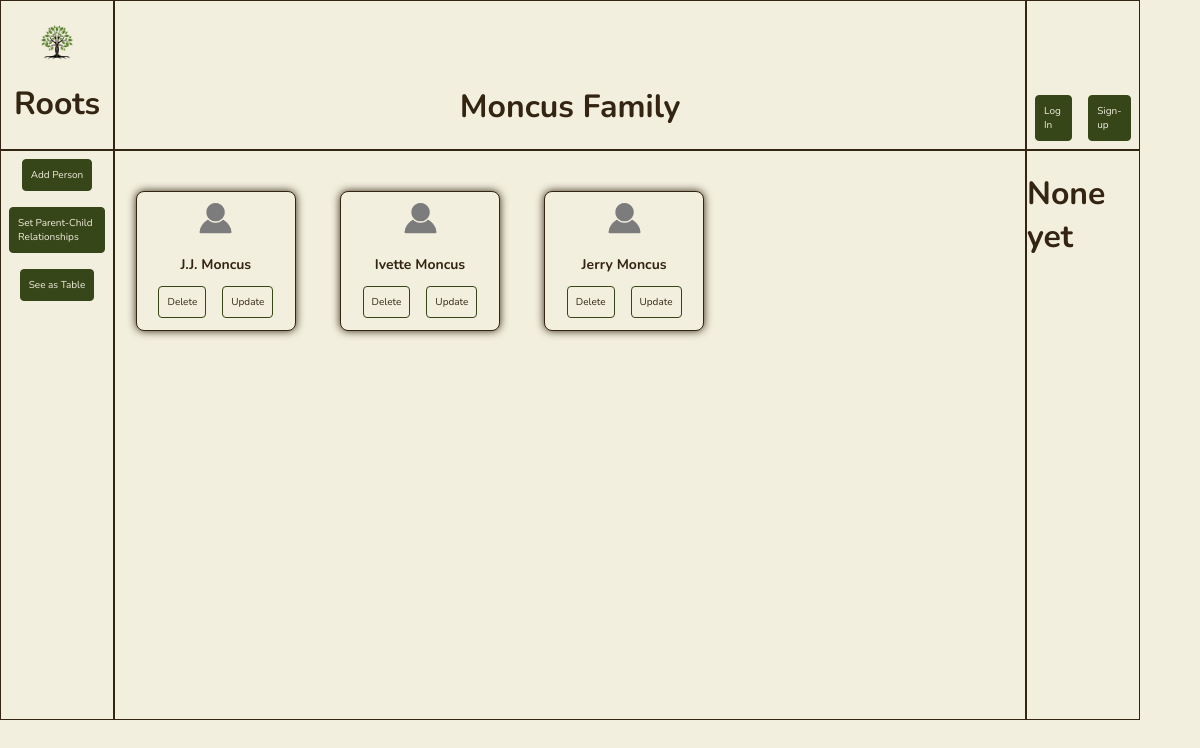
The page / on the database its author committed.
### app.py (models this page shows, shortened)
class Person(db.Model):
    id = db.Column(db.Integer, primary_key=True)
    first_name = db.Column(db.String(200), nullable=False)
    last_name = db.Column(db.String(200), nullable=False)
    middle_name = db.Column(db.String(200), nullable=False, default='')
    nick_name = db.Column(db.String(200), nullable=False, default='')
    date_created = db.Column(db.DateTime, default=datetime.utcnow)
    parents = db.relationship('Person',
                              secondary = person_parent_association,
                              primaryjoin = id == person_parent_association.c.person_id,
                              secondaryjoin = id == person_parent_association.c.parent_id,
                              backref = db.backref('children', lazy='dynamic'))

### app.py (the view)
@app.route('/', methods=['POST', 'GET'])
def index():
    if request.method == 'POST':
        first_name = request.form['first_name']
        last_name = request.form['last_name']
        middle_name = request.form['middle_name']
        nick_name = request.form['nick_name']
        new_person = Person(first_name = first_name,
                            last_name = last_name,
                            middle_name = middle_name,
                            nick_name = nick_name)
        try:
            db.session.add(new_person)
            db.session.commit()
            return redirect(request.referrer)
        except:
            return 'There was an issue adding your person'
    else:
        people = Person.query.order_by(Person.date_created).all()
        return render_template('index.html', people=people)

### templates/index.html (shortened to what this page needs)
{% extends 'base.html' %}
{% block body %}
<div class='content default-grid' id="content-index">
    <div class="grid-item grid-item-1">
        <div class="logo" id="logo-index">
            <div class="content-container-column">
                    <img src="{{ url_for('static', filename='logos/green-tree-logo.png') }}" alt="Green Tree Logo">
                    <h1>Roots</h1>
            </div>
        </div>
    </div>
    <div class="grid-item grid-item-2">
        <div class="current-family-name" id="current-family-name-index">
            <div class="content-container-row">
                <h1>Moncus Family</h1>
            </div>
        </div>
    </div>
    <div class="grid-item grid-item-3">
        <div class="account-tasks-panel">
            <div class="content-container-row">
                <a class="btn" id='log-in' href="">Log In</a>
                <a class="btn" id='sign-up' href="">Sign-up</a>
            </div>
        </div>
    </div>
    <div class="grid-item grid-item-4">
        <div class="app-tasks-panel">
            <div class="content-container-column">
                <a class="btn" id='addPersonBtn'>Add Person</a>
                <a class="btn" id='addPersonBtn' href="/parent_child">Set Parent-Child Relationships</a>
                <a class="btn" id='table' href="/table">See as Table</a>
            </div>
        </div>
    </div>
    <div class="grid-item grid-item-5">
        <div class="tree-panel">
            <div class="content-tree">
                {% if people|length < 1 %}
                <h4 style="text-align: center">There are no people. Create one!</h4>
                {% else %}
                    {% for person in people %}
                    <div class="card-container">
                        <div class="card">
                            <a class="card-link" href="/card_focus/{{person.id}}">
                                <div class="card-content">
                                    <img src="{{ url_for('static', filename='logos/empty-prof-pic.png') }}" alt="Profile Picture">
                                    {% if person.nick_name == "" %}
                                    <h3>{{person.first_name}} {{person.last_name}}</h3>
                                    {% else %}
                                    <h3>{{person.nick_name}} {{person.last_name}}</h3>
                                    {% endif %}
                                    <div class="btn-container">
                                        <a href="/delete/{{person.id}}" class="btn">Delete</a>
                                        <a href="/update_tree/{{person.id}}" class="btn">Update</a>
                                    </div>
                                </div>
                            </a>
                        </div>
                    </div>
                    {% endfor %}
                {% endif %}
            </div>
        </div>
    </div>
    <div class="grid-item grid-item-6">
        <div class="secondary-panel">
            <div class="content-container-column">
                <h1>None yet</h1>
            </div>
        </div>
    </div>
</div>
{% endblock %}

### static/css/main.css (style rules this page uses)
:root { --main-black: #0a0a0a; --main-white: #fff; --main-bg-color: #f2efde; --main-bg-border-color: #342512; --main-text-color: #342512; --main-secondary-text-color: #9d864d; --main-hover-text-color: #f2efde; --main-item-color: #374619; --main-item-border-color: #374619; --main-item-color-hover: #7e883d; --main-dark-brown: #342512; --main-light-brown: #9d864d; --main-cream: #f2efde; --main-light-green: #7e883d; --main-dark-green: #374619; }
body { margin: 0px; padding: 0px; box-sizing: border-box; font-family: Nunito, sans-serif; background-color: var(--main-cream); color: var(--main-dark-brown); }
.content-container-column { display: flex; justify-content: center; align-items: center; flex-direction: column; }
.content-container-row { display: flex; justify-content: center; align-items: center; flex-direction: row; }

### static/css/grid.css (style rules this page uses)
.default-grid { display: grid; grid-template-columns: 10% auto 10%; grid-template-rows: 150px auto; gap: 0px; height: 90vh; width: 95vw; }
.grid-item { border: solid 1px var(--main-dark-brown); }
.grid-item-1 { grid-area: 1 / 1 / span 1 / span 1; display: flex; justify-content: center; align-items: center; }
.grid-item-1 img { width: 33%; height: height; padding-top: 20px; }
.grid-item-2 { grid-area: 1 / 2 / span 1 / span 1; display: flex; align-items: end; justify-content: center; }
.grid-item-3 { grid-area: 1 / 3 / span 1 / span 1; display: flex; align-items: end; justify-content: center; }
.grid-item-4 { grid-area: 2 / 1 / span 1 / span 1; }
.grid-item-5 { grid-area: 2 / 2 / span 1 / span 1; display: flex; justify-content: center; align-items: start; flex-direction: row; flex-wrap: wrap; }
.grid-item-6 { grid-area: 2 / 3 / span 1 / span 1; }

### static/css/buttons.css (style rules this page uses)
.btn-container { display: flex; flex-direction: row; align-items: center; justify-content: center; height: 10%; }
.btn { display: inline-block; font-size: 10px; padding: 8px; background-color: var(--main-dark-green); text-decoration: none; border: solid 1px var(--main-dark-green); border-radius: 4px; margin: 8px; color: var(--main-cream); }

### static/css/cards-main.css (style rules this page uses)
.card-container { width: 15%; max-width: 300px; min-width: 200px; display: inline-flex; justify-content: center; flex-wrap: wrap; margin-top: 20px; }
.card { width: 100%; background-color: var(--main-cream); border-radius: 8px; border: solid 1px var(--main-dark-brown); overflow: hidden; margin: 20px; box-shadow: 0px 0px 8px var(--main-dark-brown); }
.card-link { display: flex; align-items: center; justify-content: center; flex-direction: column; text-decoration: none; }
.card-content { padding: 4px; display: flex; flex-direction: column; align-items: center; justify-content: center; text-decoration: none; }
.card-content img { width: 30%; height: auto; background-color: var(--main-cream); }
.card-content h3 { font-size: 14px; margin-bottom: 4px; color: var(--main-dark-brown); }
.card-content a { background-color: var(--main-cream); color: var(--main-dark-brown); }

### rows shown on the page
Person: first_name "J.J.", last_name "Moncus"
Person: first_name "Ivette", last_name "Moncus"
Person: first_name "Jerry", last_name "Moncus"
